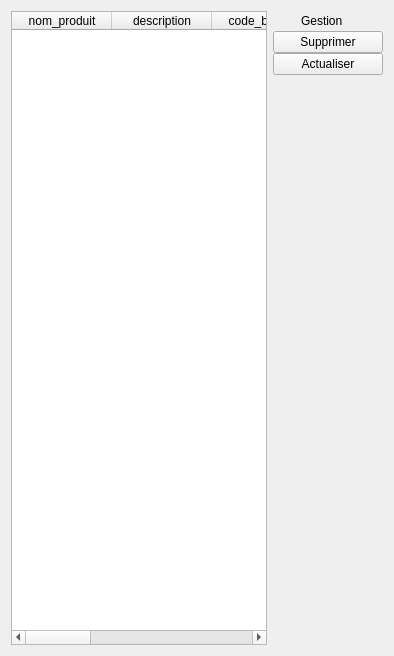
         <widget class="QWidget" name="produit_page">
          <attribute name="title">
           <string>Produits</string>
          </attribute>
          <layout class="QHBoxLayout" name="horizontalLayout_3">
           <item>
            <widget class="QWidget" name="widget" native="true">
             <layout class="QHBoxLayout" name="horizontalLayout_5">
              <property name="spacing">
               <number>0</number>
              </property>
              <property name="leftMargin">
               <number>0</number>
              </property>
              <property name="topMargin">
               <number>0</number>
              </property>
              <property name="rightMargin">
               <number>0</number>
              </property>
              <property name="bottomMargin">
               <number>0</number>
              </property>
              <item>
               <widget class="QTableWidget" name="table_produit">
                <column>
                 <property name="text">
                  <string>nom_produit</string>
                 </property>
                </column>
                <column>
                 <property name="text">
                  <string>description</string>
                 </property>
                </column>
                <column>
                 <property name="text">
                  <string>code_barres</string>
                 </property>
                </column>
                <column>
                 <property name="text">
                  <string>id_categorie</string>
                 </property>
                </column>
                <column>
                 <property name="text">
                  <string>prix_achat</string>
                 </property>
                </column>
                <column>
                 <property name="text">
                  <string>prix_vente</string>
                 </property>
                </column>
                <column>
                 <property name="text">
                  <string>seuil_alerte</string>
                 </property>
                </column>
               </widget>
              </item>
             </layout>
            </widget>
           </item>
           <item>
            <widget class="QWidget" name="widget_2" native="true">
             <property name="maximumSize">
              <size>
               <width>150</width>
               <height>16777215</height>
              </size>
             </property>
             <property name="styleSheet">
              <string notr="true"/>
             </property>
             <layout class="QVBoxLayout" name="verticalLayout">
              <property name="spacing">
               <number>0</number>
              </property>
              <property name="leftMargin">
               <number>0</number>
              </property>
              <property name="topMargin">
               <number>0</number>
              </property>
              <property name="rightMargin">
               <number>0</number>
              </property>
              <property name="bottomMargin">
               <number>0</number>
              </property>
              <item>
               <layout class="QHBoxLayout" name="horizontalLayout_4">
                <item>
                 <spacer name="horizontalSpacer">
                  <property name="orientation">
                   <enum>Qt::Horizontal</enum>
                  </property>
                  <property name="sizeHint" stdset="0">
                   <size>
                    <width>28</width>
                    <height>20</height>
                   </size>
                  </property>
                 </spacer>
                </item>
                <item>
                 <widget class="QLabel" name="label">
                  <property name="text">
                   <string>Gestion</string>
                  </property>
                 </widget>
                </item>
                <item>
                 <spacer name="horizontalSpacer_2">
                  <property name="orientation">
                   <enum>Qt::Horizontal</enum>
                  </property>
                  <property name="sizeHint" stdset="0">
                   <size>
                    <width>40</width>
                    <height>20</height>
                   </size>
                  </property>
                 </spacer>
                </item>
               </layout>
              </item>
              <item>
               <widget class="QPushButton" name="supprimer_produit_btn">
                <property name="text">
                 <string>Supprimer</string>
                </property>
               </widget>
              </item>
              <item>
               <widget class="QPushButton" name="actualiser_produit_btn">
                <property name="text">
                 <string>Actualiser</string>
                </property>
               </widget>
              </item>
              <item>
               <spacer name="verticalSpacer">
                <property name="orientation">
                 <enum>Qt::Vertical</enum>
                </property>
                <property name="sizeHint" stdset="0">
                 <size>
                  <width>20</width>
                  <height>570</height>
                 </size>
                </property>
               </spacer>
              </item>
             </layout>
            </widget>
           </item>
          </layout>
         </widget>
